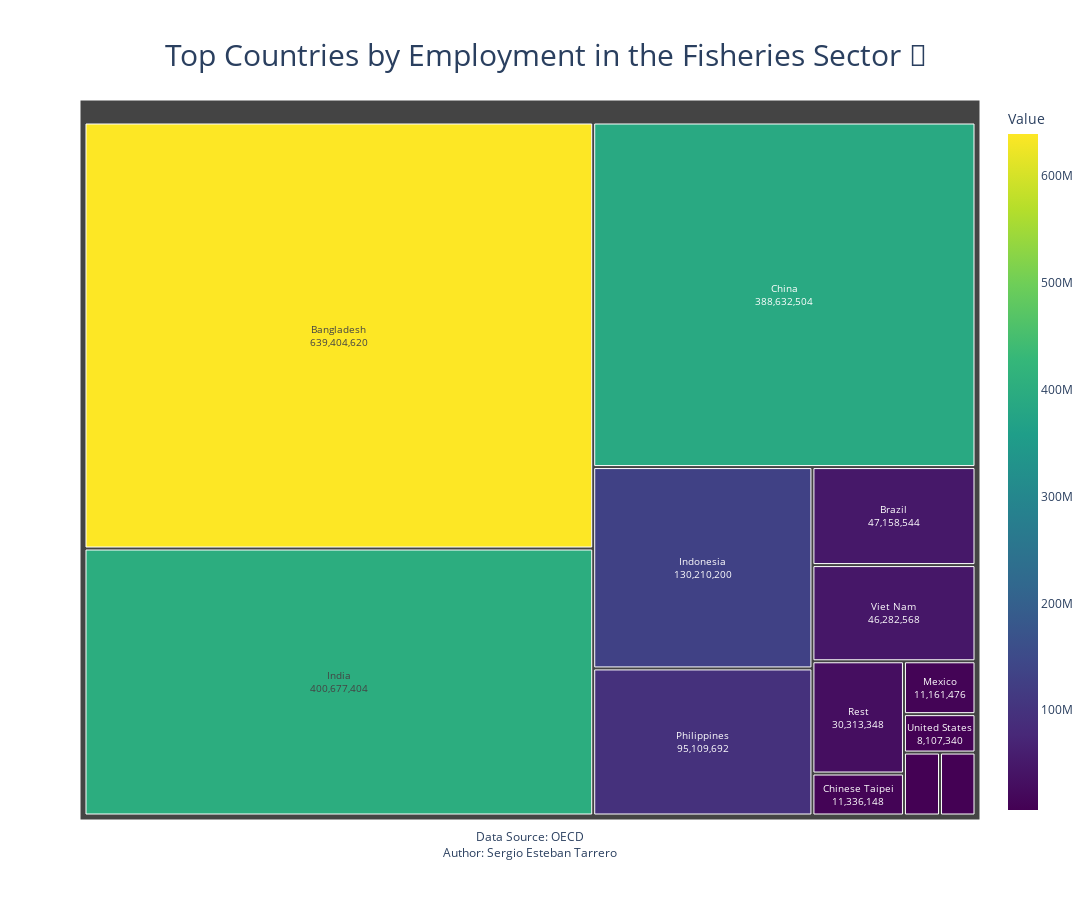

Notebook cell for this chart:
### Code cell
import plotly.express as px

fig = px.treemap(final_data,
                 path=['Country'],
                 values='Value',
                 title='Top Countries by Employment in the Fisheries Sector 🎣',
                 color='Value', 
                 color_continuous_scale='Viridis',
                 width=1300,
                 height=900) 

fig.update_traces(textinfo='label+value', textposition='middle center')
fig.update_layout(
    uniformtext=dict(minsize=10, mode='hide'),
    title={'text': 'Top Countries by Employment in the Fisheries Sector 🎣',
           'y':0.95,  
           'x':0.5,
           'xanchor': 'center',
           'yanchor': 'top',
           'font': dict(size=30)},  
    annotations=[dict(text='Data Source: OECD<br>Author: Sergio Esteban Tarrero',
                      x=0.5, y=-0.06, xanchor='center', yanchor='bottom', showarrow=False)]
)

fig.show()

### Figure 1 — Plotly figure (JSON) as saved in the notebook; plotly's stock layout.template omitted (floating-point values rounded to 4 significant figures)
{"data": [{"branchvalues": "total", "customdata": [[639404620], [47158544], [388632504], [11336148], [400700000.0], [130210200], [6700668], [6587992], [11161476], [95109692], [30313348], [8107340], [46282568]], "domain": {"x": [0, 1], "y": [0, 1]}, "hovertemplate": "labels=%{label}<br>Value_sum=%{value}<br>parent=%{parent}<br>id=%{id}<br>Value=%{color}<extra></extra>", "ids": ["Bangladesh", "Brazil", "China", "Chinese Taipei", "India", "Indonesia", "Japan", "Malaysia", "Mexico", "Philippines", "Rest", "United States", "Viet Nam"], "labels": ["Bangladesh", "Brazil", "China", "Chinese Taipei", "India", "Indonesia", "Japan", "Malaysia", "Mexico", "Philippines", "Rest", "United States", "Viet Nam"], "marker": {"coloraxis": "coloraxis", "colors": [639404620, 47158544, 388632504, 11336148, 400700000.0, 130210200, 6700668, 6587992, 11161476, 95109692, 30313348, 8107340, 46282568]}, "name": "", "parents": ["", "", "", "", "", "", "", "", "", "", "", "", ""], "textinfo": "label+value", "textposition": "middle center", "type": "treemap", "values": [639404620, 47158544, 388632504, 11336148, 400677404, 130210200, 6700668, 6587992, 11161476, 95109692, 30313348, 8107340, 46282568]}], "layout": {"annotations": [{"showarrow": false, "text": "Data Source: OECD<br>Author: Sergio Esteban Tarrero", "x": 0.5, "xanchor": "center", "y": -0.06, "yanchor": "bottom"}], "coloraxis": {"colorbar": {"title": {"text": "Value"}}, "colorscale": [[0, "#440154"], [0.1111, "#482878"], [0.2222, "#3e4989"], [0.3333, "#31688e"], [0.4444, "#26828e"], [0.5556, "#1f9e89"], [0.6667, "#35b779"], [0.7778, "#6ece58"], [0.8889, "#b5de2b"], [1, "#fde725"]]}, "height": 900, "legend": {"tracegroupgap": 0}, "title": {"font": {"size": 30}, "text": "Top Countries by Employment in the Fisheries Sector 🎣", "x": 0.5, "xanchor": "center", "y": 0.95, "yanchor": "top"}, "uniformtext": {"minsize": 10, "mode": "hide"}, "width": 1300}}
